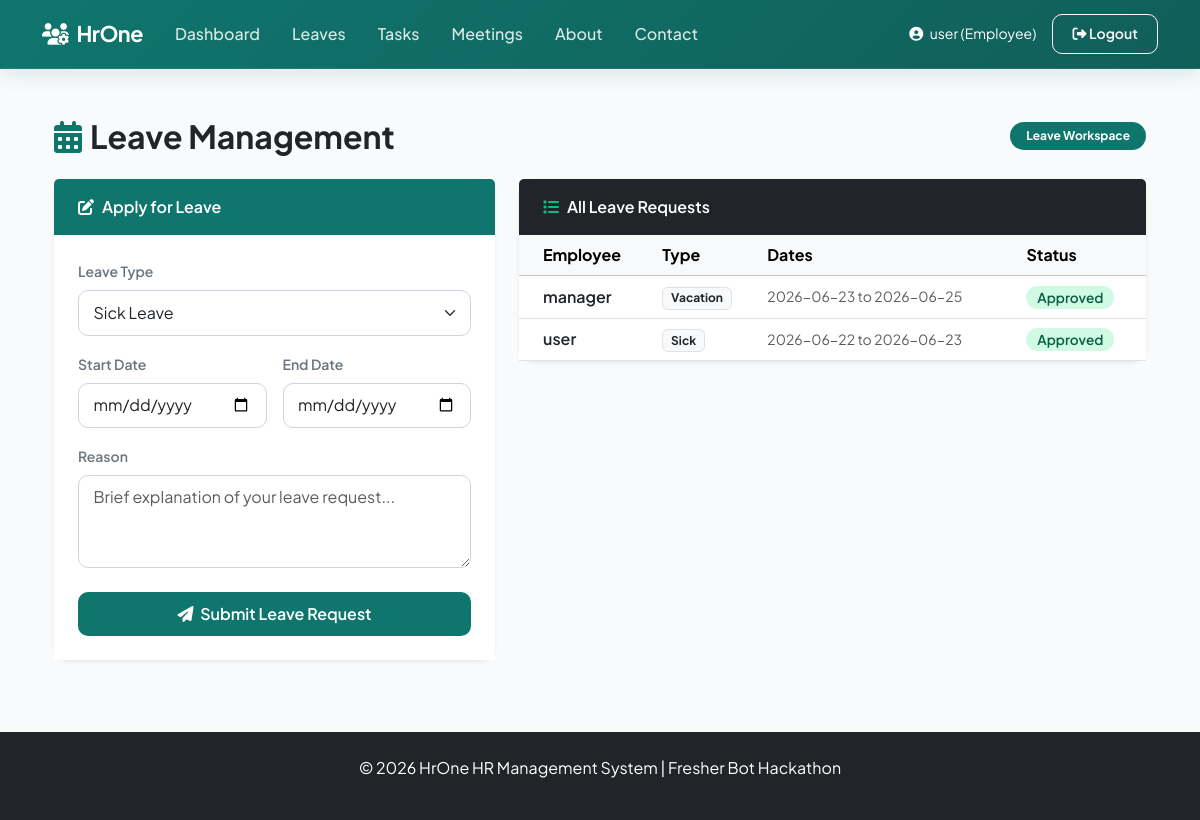
The page /leaves (signed in) on the database its author committed.
### tables this page shows
CREATE TABLE leave_requests (
    id INTEGER PRIMARY KEY AUTOINCREMENT,
    user_id INTEGER,
    employee_name TEXT,
    leave_type TEXT,
    start_date DATE,
    end_date DATE,
    reason TEXT,
    status TEXT DEFAULT 'Pending',
    created_at TIMESTAMP DEFAULT CURRENT_TIMESTAMP,
    FOREIGN KEY (user_id) REFERENCES users (id)
);

### app.py (the view, shortened to what this page needs)
@app.route('/leaves', methods=['GET', 'POST'])
def leaves():
    if 'user_id' not in session:
        return redirect(url_for('login'))
    form = LeaveForm()
    conn = get_db_connection()
    leaves = conn.execute('SELECT * FROM leave_requests ORDER BY created_at DESC').fetchall()
    conn.close()
    return render_template('leaves.html', form=form, leaves=leaves)

### app.py
class LeaveForm(FlaskForm):
    leave_type = SelectField('Leave Type', choices=[('Sick', 'Sick Leave'), ('Vacation', 'Vacation'), ('Personal', 'Personal'), ('Other', 'Other')], validators=[DataRequired()])
    start_date = DateField('Start Date', validators=[DataRequired()])
    end_date = DateField('End Date', validators=[DataRequired()])
    reason = TextAreaField('Reason', validators=[DataRequired()])
    submit = SubmitField('Submit Leave Request')

### app.py (called while the page is built)
def get_db_connection():
    conn = sqlite3.connect(DB_FILE)
    conn.row_factory = sqlite3.Row
    return conn

@app.context_processor
def inject_unread_count():
    if session.get('role') == 'Admin':
        return {
            'unread_count': get_unread_message_count()
        }
    return {
        'unread_count': 0
    }

### templates/leaves.html (shortened to what this page needs)
{% extends 'base.html' %}
{% block content %}
<div class="container py-4">
    <div class="d-flex justify-content-between align-items-center mb-4">
        <h2 class="fw-bold mb-0 text-dark">
            <i class="fas fa-calendar-alt text-teal me-2" style="color: #0f766e;"></i>Leave Management
        </h2>
        <span class="badge bg-teal px-3 py-2 rounded-pill small" style="background-color: #0f766e;">Leave Workspace</span>
    </div>
    <div class="row g-4">
        <div class="col-lg-5">
            <div class="card border-0 shadow-sm">
                <div class="card-header border-0 bg-teal text-white py-3 ps-4" style="background-color: #0f766e;">
                    <i class="fas fa-edit me-2"></i>Apply for Leave
                </div>
                <div class="card-body p-4 bg-white">
                    <form method="POST">
                        <div class="mb-3">
                            <label class="form-label text-secondary small fw-semibold">Leave Type</label>
                            {{ form.leave_type(class="form-select") }}
                        </div>
                        <div class="row g-3">
                            <div class="col-md-6 mb-3">
                                <label class="form-label text-secondary small fw-semibold">Start Date</label>
                                {{ form.start_date(class="form-control", type="date") }}
                            </div>
                            <div class="col-md-6 mb-3">
                                <label class="form-label text-secondary small fw-semibold">End Date</label>
                                {{ form.end_date(class="form-control", type="date") }}
                            </div>
                        </div>
                        <div class="mb-4">
                            <label class="form-label text-secondary small fw-semibold">Reason</label>
                            {{ form.reason(class="form-control", rows="3", placeholder="Brief explanation of your leave request...") }}
                        </div>
                        <button type="submit" class="btn btn-teal w-100 py-2.5" style="background-color: #0f766e; color: #fff;">
                            <i class="fas fa-paper-plane me-1"></i> Submit Leave Request
                        </button>
                    </form>
                </div>
            </div>
        </div>
        <div class="col-lg-7">
            <div class="card border-0 shadow-sm">
                <div class="card-header border-0 bg-dark text-white py-3 ps-4">
                    <i class="fas fa-list me-2 text-teal" style="color: #10b981;"></i>All Leave Requests
                </div>
                <div class="card-body p-0">
                    <div class="table-responsive">
                        <table class="table table-hover align-middle mb-0">
                            <thead class="table-light">
                                <tr>
                                    <th class="ps-4">Employee</th>
                                    <th>Type</th>
                                    <th>Dates</th>
                                    <th>Status</th>
                                </tr>
                            </thead>
                            <tbody>
                                {% for leave in leaves %}
                                <tr>
                                    <td class="ps-4 fw-semibold text-dark">{{ leave.employee_name }}</td>
                                    <td>
                                        <span class="badge bg-light text-dark border">{{ leave.leave_type }}</span>
                                    </td>
                                    <td class="small text-muted">{{ leave.start_date }} to {{ leave.end_date }}</td>
                                    <td>
                                        <span class="badge status-badge status-{{ leave.status|lower }}">{{ leave.status }}</span>
                                    </td>
                                </tr>
                                {% endfor %}
                            </tbody>
                        </table>
                    </div>
                </div>
            </div>
        </div>
    </div>
</div>
{% endblock %}

### templates/base.html (shortened to what this page needs)
<!DOCTYPE html>
<html lang="en">
<head>
    <link href="https://cdn.jsdelivr.net/npm/bootstrap@5.3.3/dist/css/bootstrap.min.css" rel="stylesheet">
    <link rel="stylesheet" href="https://cdnjs.cloudflare.com/ajax/libs/font-awesome/6.5.1/css/all.min.css">
</head>
<body>
    <nav class="navbar navbar-expand-lg navbar-dark">
        <div class="container">
            <a class="navbar-brand fw-bold" href="{{ url_for('index') }}">
                <i class="fas fa-users-cog me-2"></i>HrOne
            </a>
            <div class="collapse navbar-collapse" id="navbarNav">
                <ul class="navbar-nav me-auto">
                    {% if 'user_id' in session %}
                    <li class="nav-item"><a class="nav-link" href="{{ url_for('user_dashboard') if session.role != 'Admin' else url_for('admin_dashboard') }}">Dashboard</a></li>
                    <li class="nav-item"><a class="nav-link" href="{{ url_for('leaves') }}">Leaves</a></li>
                    <li class="nav-item"><a class="nav-link" href="{{ url_for('tasks') }}">Tasks</a></li>
                    <li class="nav-item"><a class="nav-link" href="{{ url_for('meetings') }}">Meetings</a></li>
                    {% endif %}
                    <li class="nav-item"><a class="nav-link" href="{{ url_for('about') }}">About</a></li>
                    <li class="nav-item"><a class="nav-link" href="{{ url_for('contact') }}">Contact</a></li>
                </ul>
                {% if 'user_id' in session %}
                <div class="d-flex align-items-center">
                    <span class="text-white me-3 small">
                        <i class="fas fa-user-circle me-1"></i>
                        {{ session.username }} ({{ session.role }})
                    </span>
                <a href="{{ url_for('logout') }}"
                   class="btn btn-outline-light btn-sm">
                    <i class="fas fa-sign-out-alt"></i>
                    Logout
                </a>
                </div>
                {% else %}
                <a href="{{ url_for('login') }}" class="btn btn-light">Login</a>
                {% endif %}
            </div>
        </div>
    </nav>
    <div class="container mt-4">
        {% block content %}{% endblock %}
    </div>
    <footer class="bg-dark text-white py-4 mt-5">
        <div class="container text-center">
            <p>&copy; 2026 HrOne HR Management System | Fresher Bot Hackathon</p>
        </div>
    </footer>
</body>
</html>

### templates/base.html (style rules this page uses)
:root { --primary: #0f766e; --primary-light: #0d9488; --primary-glow: rgba(13, 148, 136, 0.15); --secondary: #4f46e5; --secondary-light: #6366f1; --dark: #0f172a; --light-bg: #f8fafc; --card-shadow: 0 10px 25px -5px rgba(0, 0, 0, 0.05), 0 8px 10px -6px rgba(0, 0, 0, 0.05); --card-shadow-hover: 0 20px 25px -5px rgba(0, 0, 0, 0.1), 0 10px 10px -6px rgba(0, 0, 0, 0.1); --transition: all 0.3s cubic-bezier(0.4, 0, 0.2, 1); }
body { font-family: 'Plus Jakarta Sans', system-ui, -apple-system, sans-serif; background-color: var(--light-bg); color: #334155; min-height: 100vh; display: flex; flex-direction: column; }
.navbar { background: linear-gradient(135deg, #0f766e, #115e59) !important; box-shadow: 0 4px 20px rgba(15, 118, 110, 0.15); padding: 0.8rem 0; border-bottom: 1px solid rgba(255, 255, 255, 0.08); }
.navbar-brand { font-size: 1.35rem; letter-spacing: -0.5px; color: #fff !important; }
.nav-link { font-weight: 500; color: rgba(255, 255, 255, 0.85) !important; padding: 0.5rem 1rem !important; border-radius: 8px; transition: var(--transition); }
.card { border: 1px solid rgba(241, 245, 249, 0.8); border-radius: 16px; box-shadow: var(--card-shadow); transition: var(--transition); }
.card-header { background: #ffffff; border-bottom: 1px solid rgba(241, 245, 249, 0.8); padding: 1.2rem 1.5rem; font-weight: 600; color: var(--dark); }
.btn { border-radius: 10px; font-weight: 600; padding: 0.55rem 1.2rem; transition: var(--transition); }
.form-control, .form-select { border-radius: 10px; padding: 0.6rem 0.9rem; border: 1px solid #cbd5e1; transition: var(--transition); }
.status-badge { padding: 0.35em 0.8em; font-size: 0.85rem; font-weight: 600; border-radius: 30px; }
.status-approved { background-color: #d1fae5; color: #065f46; }

### rows shown on the page
leave_requests: username "user", employee_name "user", leave_type "Sick", start_date "2026-06-22", end_date "2026-06-23", status "Approved"
leave_requests: employee_name "manager", leave_type "Vacation", start_date "2026-06-23", end_date "2026-06-25", status "Approved"

### other values the page prints
{{ session.role }} "Employee"
